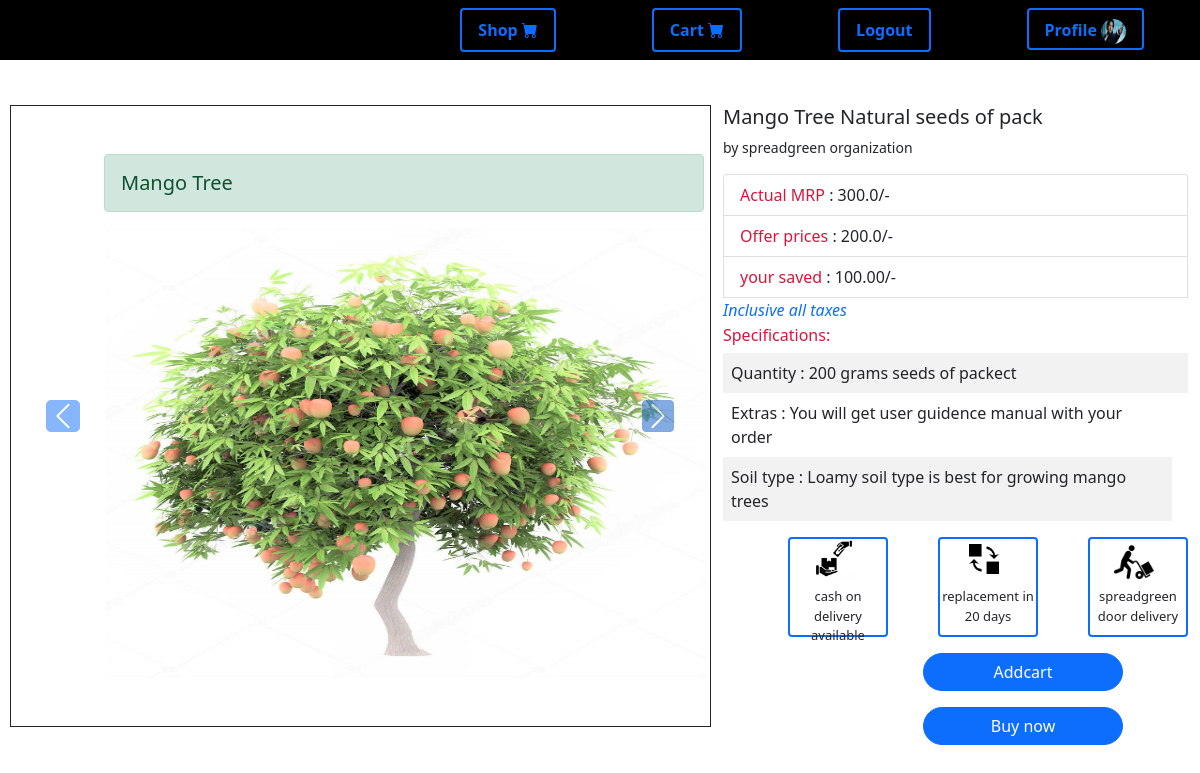
Page /productview/1/ (signed in) on the committed database.
### mygreen/models.py (models this page shows, shortened)
class Customerdetail(models.Model):
    user=models.OneToOneField(User,null=True,blank=True,on_delete=CASCADE)
    name=models.CharField(max_length=50,null=True)
    profilepic=models.ImageField(null=True,blank=True,default='profileimage.jpg')
    email=models.EmailField(max_length=100,null=True)
    contactnumber=models.CharField(max_length=25,null=True,blank=True,default='update contact')
    address=models.CharField(max_length=500,null=True,blank=True,default='update address')
    dateofcreated=models.DateTimeField(auto_now_add=True,null=True)

class Product(models.Model):
    productname=models.CharField(max_length=50,null=True,blank=True)
    productmenupic=models.ImageField(null=True,blank=True,default='profileimage.jpg')
    productbuypic1=models.ImageField(null=True,blank=True,default='profileimage.jpg')
    productbuypic2=models.ImageField(null=True,blank=True,default='profileimage.jpg')
    productbuypic3=models.ImageField(null=True,blank=True,default='profileimage.jpg')
    productprice=models.FloatField(null=True,blank=True)
    offerprice=models.FloatField(null=True,blank=True)
    quantity=models.IntegerField(null=True,blank=True)
    soiltype=models.CharField(max_length=100,null=True,blank=True)

### mygreen/views.py (the view)
# urls.py: path('productview/<str:pk>/',views.productview,name='productview'),
@login_required(login_url='login')
def productview(request,pk):
    products=Product.objects.get(id=pk)
    productdict={'products':products}
    return render(request,'mygreen/productview.html',productdict)

### mygreen/templates/mygreen/productview.html (shortened to what this page needs)
{% load static %}
<!DOCTYPE html>
<html lang="en">
    <head>
        <link href="https://cdn.jsdelivr.net/npm/bootstrap@5.1.2/dist/css/bootstrap.min.css" rel="stylesheet">
        <link rel="stylesheet" href="https://cdn.jsdelivr.net/npm/bootstrap-icons@1.7.2/font/bootstrap-icons.css">
        <link rel="stylesheet" href="{% static 'CSS/productview.css' %}">
    </head>
    <body>
        <div>
            <ul class="container-fluid nav nav-sm p-2 justify-content-end navibar">
                <li class="nav-item">
                    <a href="{% url 'shop' %}" class="nav-link mx-5 btn btn-outline-primary border-2 navilink">Shop <span><i class="bi bi-cart-fill"></i></span></a>
                </li>
                <li class="nav-item">
                    <a href="{% url 'cart' %}" class="nav-link mx-5 btn btn-outline-primary border-2 navilink">Cart <span><i class="bi bi-cart-fill"></i></span></a>
                </li>
                <li class="nav-item">
                    <a href="{% url 'logout' %}" class="nav-link mx-5 btn btn-outline-primary border-2  navilink">Logout</a>
                </li>
                <li class="nav-item">
                    <a href="{% url 'customerprofile' %}" class="nav-link mx-5 btn btn-outline-primary border-2 px-3 pb-1 navilink">Profile <span><img src="{{request.user.customerdetail.profilepic.url}}" alt="ok" width="25px" height="25px" class="rounded-circle"></span></a>
                </li>
            </ul>
        </div>
        <div class="d-flex">
            <div id="homeslide" class="carousel slide border border-dark border-1" data-bs-ride="cariusel" style="width: 900px;margin-top: 45px; margin-left: 10px;">
                <div class="carousel-indicators">
                        <button type="button" data-bs-target="#homeslide" data-bs-slide-to="0" class="active"></button>
                        <button type="button" data-bs-target="#homeslide" data-bs-slide-to="1"></button>
                        <button type="button" data-bs-target="#homeslide" data-bs-slide-to="2"></button>
                        <button type="button" data-bs-target="#homeslide" data-bs-slide-to="3"></button>
                </div>
                <div class="carousel-inner">
                    <div class="carousel-item py-5 active">
                        <div class="h5 alert alert-success" style="margin-left: 93px; width: 600px;">{{products.productname}}</div>
                        <img src="{{products.productmenupic.url}}" alt="tree forest" class="d-block" style="width: 600px;height: 450px; margin-left: 95px;">
                    </div>
                </div>
                <button type="button" class="carousel-control-prev" data-bs-target="#homeslide" data-bs-slide="prev" style="margin-left:0px;">
                    <span class="carousel-control-prev-icon btn btn-primary btn-lg"></span>
                </button>
                <button class="carousel-control-next" data-bs-target="#homeslide" data-bs-slide="next">
                    <span class="carousel-control-next-icon btn btn-primary active"></span>
                </button>
            </div>
            <div class="container" style="width: 615px;height: 600px;margin-top: 45px;">
                <div>
                    <h5>{{products.productname}} Natural seeds of pack</h5>
                    <p style="font-size: 14px;">by spreadgreen organization</p>
                </div>
                <div class="list-group" style=>
                    <div class="list-group-item"><span style="color:crimson;">Actual MRP </span>: {{products.productprice}}/-</div>
                    <div class="list-group-item"><span style="color:crimson;">Offer prices  </span>: {{products.offerprice}}/-</div>
                    <div class="list-group-item"><span style="color:crimson;">your saved </span>: 100.00/-</div>
                    <div class="text-primary" style="font-style: italic;">Inclusive all taxes</div>
                </div>
                <div class="my-1">
                    <table class="table table-borderless table-striped">
                            <thead>
                            <tr><h6 class="" style="color: crimson;">Specifications:</h6></tr>
                            </thead>
                            <tbody>
                                <tr>
                                <td>Quantity : {{products.quantity}} grams seeds of packect<td>
                                </tr>
                                <tr>
                                    <td>Extras : You will get user guidence manual with your order</td>
                                </tr>
                                <tr>
                                    <td>Soil type : {{products.soiltype}}</td>
                                </tr>
                            </tbody>
                    </table>
                </div>
                <div class="d-flex">
                    <div class="border border-primary border-2 rounded rounded-5" style="width: 100px; height: 100px; margin-left: 65px;">
                        <div class="mx-4"><img src="{% static 'Images/cash on delivery.png' %}" alt="cash on dekivery" width="40px" height="40px"></div>
                        <div style="font-size: 13px;text-align: center;margin-top: 8px;">cash on delivery <br> available</div>
                    </div>
                    <div class="border border-primary border-2 rounded rounded-5" style="width: 100px; height: 100px; margin-left: 50px;">
                        <div class="mx-4"><img src="{% static 'Images/replacement.png' %}" alt="replacement" width="40px" height="40px"></div>
                        <div style="font-size: 13px;text-align: center;margin-top: 8px;">replacement in<br>20 days</div>
                    </div>
                    <div class="border border-primary border-2 rounded rounded-5" style="width: 100px; height: 100px; margin-left: 50px;">
                        <div class="mx-4"><img src="{% static 'Images/delivery.png' %}" alt="delivery" width="40px" height="40px"></div>
                        <div style="font-size: 13px;text-align: center;margin-top: 8px;">spreadgreen<br>door delivery</div>
                    </div>
                </div>
                <div class="my-3" style="margin-left:200px;">
                    <a href="{% url 'addcart' products.id %}" class="btn btn-primary rounded-pill" style="width: 200px;">Addcart</a>
                </div>
                <div style="margin-left:200px;">
                    <a href="{% url 'buy' products.id %}" class="btn btn-primary rounded-pill" style="width: 200px;">Buy now</a>
                </div>
            </div>
        </div>
    </body>
</html>

### mygreen/static/CSS/productview.css (style rules this page uses)
.navibar { background-color: rgba(0, 0, 0,1); }
.navilink { font-weight: bold; }

### rows in the picture
Product: productname "Mango Tree", productmenupic (picture), productprice "300.0", offerprice "200.0", quantity "200", soiltype "Loamy soil type is best for growing mango trees"
